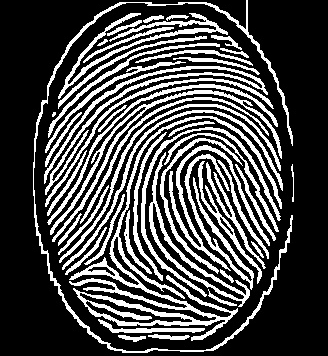
#> input picture Images/fingerprint.jpg, 328 x 356 px
$ python thinning.py
#> lines starting #> are read from the running program, lines starting #| are printed output that depends on the picture; after the words box and inside, x2 and y2 are one past the last pixel; in counts of white or black regions, pixels touching at a corner belong together
import matplotlib.pyplot as plt
from skimage.morphology import skeletonize, thin
import cv2 as cv


''' Image 1 processing for skeleton '''
img1 = cv.imread('./Images/fingerprint.jpg')  # 0 means load as grayscale
#> img1 is the input picture: shape (356, 328, 3); min 0, max 255, mean 72
_, img1 = cv.threshold(img1, 100, 255, cv.THRESH_BINARY)
#> img1: shape (356, 328, 3); 28.2% white; 50 white regions (1 under 20 px), largest, box (x1, y1, x2, y2) and area: (69, 116, 282, 341) 4657, (33, 0, 293, 353) 2596, (44, 66, 268, 195) 1992
img1 = img1/255.
skeleton1 = skeletonize(img1)
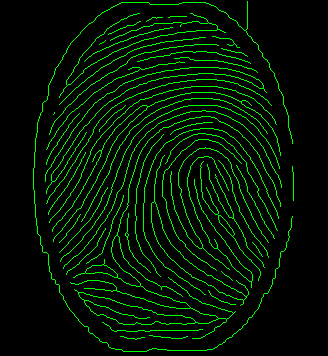
#> skeleton1: shape (356, 328, 3) bool; mean B, G, R 0, 0.0751, 0
#> (the run stopped early here; a loop or call above may not have finished)
